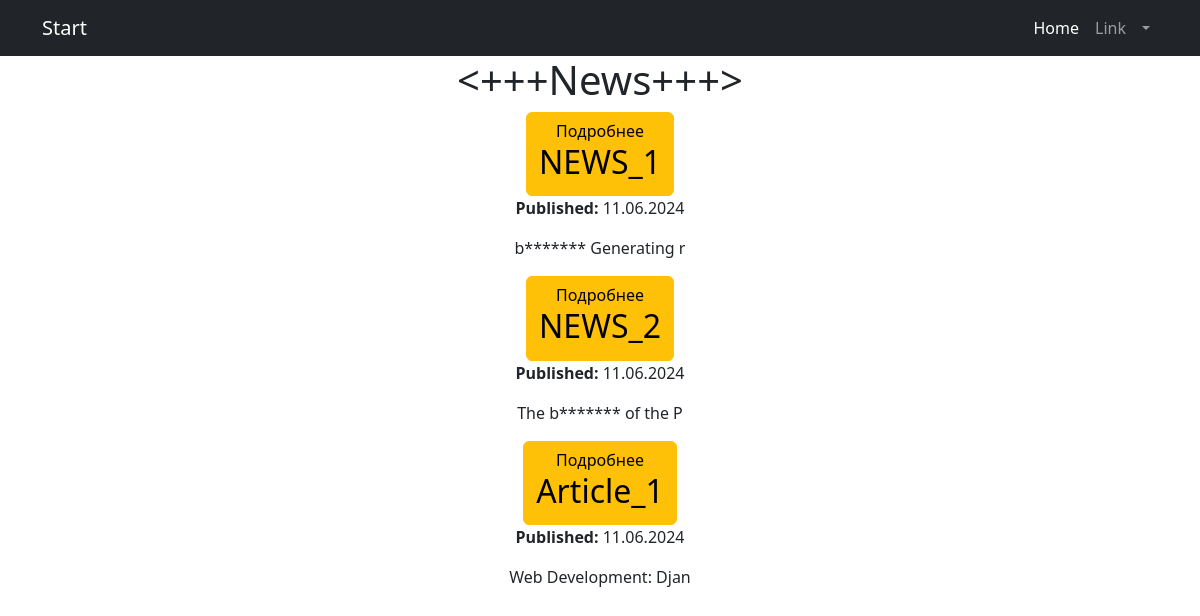
Before: /news/ with the older database file.
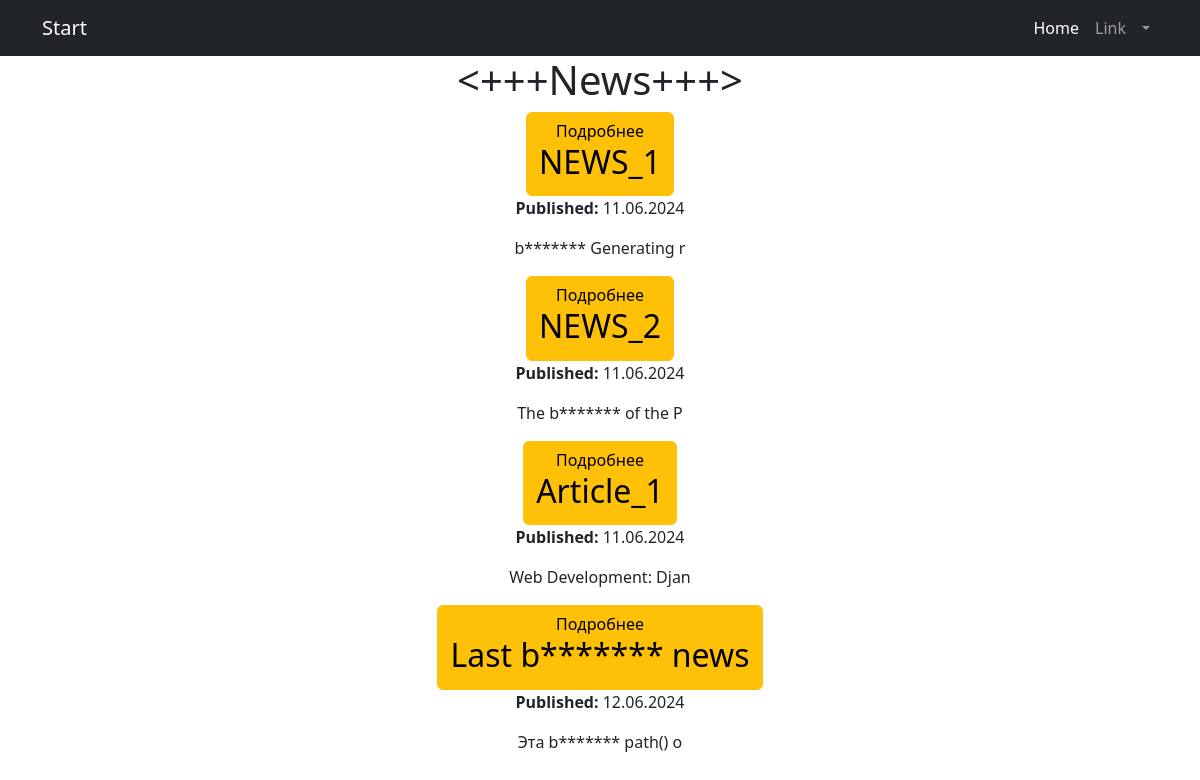
After: the same page with the newer database file.
### news/models.py (models this page shows, shortened)
class Post(models.Model):
    author = models.ForeignKey('Author', on_delete=models.CASCADE, blank=True)
    POST_TYPES = (
        ('article', 'Article'),
        ('news', 'News'),
    )
    post_type = models.CharField(max_length=10, choices=POST_TYPES)
    created_at = models.DateTimeField(auto_now_add=True)
    categories = models.ManyToManyField('Category', through='PostCategory')
    title = models.CharField(max_length=255)
    content = models.TextField()
    rating = models.IntegerField(default=0)

### news/views.py (the view)
# urls.py: path('news/', views.NewsListView.as_view(), name='news_list'),
class NewsListView(ListView):
    model = Post
    template_name = 'news_list.html'
    context_object_name = 'news'

### news/templatetags/censor.py (called while the page is built)
@register.filter(name='censor')
def censor(value):
    banned_words = ['badword1', 'badword2']
    for word in banned_words:
        if isinstance(word, str):
            value = value.replace(word[1:], '*' * len(word[1:]))
    return value

### news/templates/news_list.html
{% extends 'flatpages/default.html' %}
{% load censor %}
{% block content %}
<h1><+++News+++></h1>
{% for post in news %}
    <a href="{% url 'news_full_detail' id=post.id %}" class="btn btn-warning">Подробнее
        <h2>{{ post.title|censor }}</h2>
    </a>
    <p><strong>Published:</strong> {{ post.created_at|date:"d.m.Y" }}</p>
    <p>{{ post.content|slice:":21"|censor }}</p>
{% endfor %}
{% endblock %}

### news/templates/flatpages/default.html (shortened to what this page needs)
<!DOCTYPE html>
<html lang="en">
<head>
    {% load static %}
    <link href="{% static 'css/styles.css' %}" rel="stylesheet"/>
</head>
<body>
<nav class="navbar navbar-expand-lg navbar-dark bg-dark">
    <div class="container">
        <a class="navbar-brand" href="#">Start{{ flatpage.title }}</a>
        <div class="collapse navbar-collapse" id="navbarSupportedContent">
            <ul class="navbar-nav ms-auto mb-2 mb-lg-0">
                <li class="nav-item"><a class="nav-link active" aria-current="page" href="#">Home</a></li>
                <li class="nav-item"><a class="nav-link" href="#">Link</a></li>
                <li class="nav-item dropdown">
                    <a class="nav-link dropdown-toggle" id="navbarDropdown" href="#" role="button"
                       data-bs-toggle="dropdown" aria-expanded="false">{{ flatpage.title }}</a>
                </li>
            </ul>
        </div>
    </div>
</nav>
<div class="container">
    <div class="row">
        <div class="col-lg-12 text-center">
            {% block content %}{% endblock content %}
        </div>
    </div>
</div>
</body>
</html>

Changed rows visible on the page:
added Post: title|censor "Last b******* news", created_at "12.06.2024", content|censor "Эта b******* path() о"
